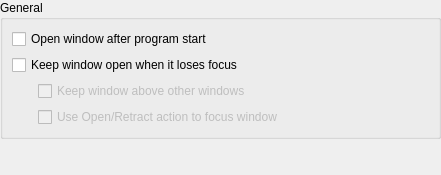
<?xml version="1.0" encoding="UTF-8"?>
<ui version="4.0">
 <class>BehaviorSettings</class>
 <widget class="QWidget" name="BehaviorSettings">
  <property name="geometry">
   <rect>
    <x>0</x>
    <y>0</y>
    <width>441</width>
    <height>175</height>
   </rect>
  </property>
  <layout class="QVBoxLayout" name="verticalLayout">
   <property name="margin">
    <number>0</number>
   </property>
   <item>
    <widget class="QGroupBox" name="groupBox_1">
     <property name="title">
      <string comment="@title:group Group box label">General</string>
     </property>
     <layout class="QGridLayout" name="gridLayout">
      <item row="0" column="0" colspan="2">
       <widget class="QCheckBox" name="kcfg_OpenAfterStart">
        <property name="text">
         <string comment="@option:check">Open window after program start</string>
        </property>
       </widget>
      </item>
      <item row="1" column="0" colspan="2">
       <widget class="QCheckBox" name="kcfg_KeepOpen">
        <property name="text">
         <string comment="@option:check">Keep window open when it loses focus</string>
        </property>
       </widget>
      </item>
      <item row="2" column="0">
       <spacer>
        <property name="orientation">
         <enum>Qt::Horizontal</enum>
        </property>
        <property name="sizeType">
         <enum>QSizePolicy::Fixed</enum>
        </property>
        <property name="sizeHint" stdset="0">
         <size>
          <width>20</width>
          <height>20</height>
         </size>
        </property>
       </spacer>
      </item>
      <item row="2" column="1">
       <widget class="QCheckBox" name="kcfg_KeepAbove">
        <property name="enabled">
         <bool>false</bool>
        </property>
        <property name="sizePolicy">
         <sizepolicy hsizetype="MinimumExpanding" vsizetype="Fixed">
          <horstretch>0</horstretch>
          <verstretch>0</verstretch>
         </sizepolicy>
        </property>
        <property name="text">
         <string comment="@option:check">Keep window above other windows</string>
        </property>
       </widget>
      </item>
      <item row="3" column="0">
       <spacer>
        <property name="orientation">
         <enum>Qt::Horizontal</enum>
        </property>
        <property name="sizeType">
         <enum>QSizePolicy::Fixed</enum>
        </property>
        <property name="sizeHint" stdset="0">
         <size>
          <width>20</width>
          <height>20</height>
         </size>
        </property>
       </spacer>
      </item>
      <item row="3" column="1">
       <widget class="QCheckBox" name="kcfg_ToggleToFocus">
        <property name="enabled">
         <bool>false</bool>
        </property>
        <property name="sizePolicy">
         <sizepolicy hsizetype="MinimumExpanding" vsizetype="Fixed">
          <horstretch>0</horstretch>
          <verstretch>0</verstretch>
         </sizepolicy>
        </property>
        <property name="whatsThis">
         <string comment="@info:whatsthis">If this option is enabled, the shortcut normally used to open and retract the window will give it focus, rather than close it, if it has previously lost focus. Unless the window is set to show on all virtual desktops, this may cause the window manager to switch to the virtual desktop it currently resides on.</string>
        </property>
        <property name="text">
         <string comment="@option:check">Use Open/Retract action to focus window</string>
        </property>
       </widget>
      </item>
     </layout>
    </widget>
   </item>
   <item>
    <spacer>
     <property name="orientation">
      <enum>Qt::Vertical</enum>
     </property>
     <property name="sizeHint" stdset="0">
      <size>
       <width>20</width>
       <height>0</height>
      </size>
     </property>
    </spacer>
   </item>
  </layout>
 </widget>
 <resources/>
 <connections>
  <connection>
   <sender>kcfg_KeepOpen</sender>
   <signal>toggled(bool)</signal>
   <receiver>kcfg_KeepAbove</receiver>
   <slot>setEnabled(bool)</slot>
   <hints>
    <hint type="sourcelabel">
     <x>32</x>
     <y>59</y>
    </hint>
    <hint type="destinationlabel">
     <x>82</x>
     <y>86</y>
    </hint>
   </hints>
  </connection>
  <connection>
   <sender>kcfg_KeepOpen</sender>
   <signal>toggled(bool)</signal>
   <receiver>kcfg_ToggleToFocus</receiver>
   <slot>setEnabled(bool)</slot>
   <hints>
    <hint type="sourcelabel">
     <x>24</x>
     <y>59</y>
    </hint>
    <hint type="destinationlabel">
     <x>74</x>
     <y>113</y>
    </hint>
   </hints>
  </connection>
 </connections>
</ui>
